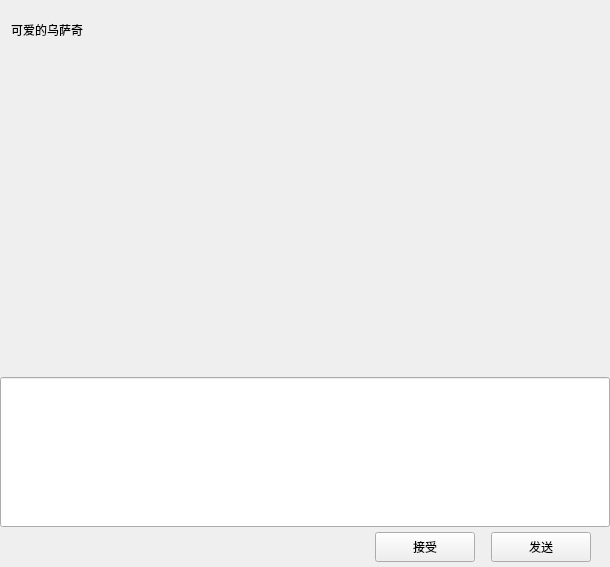
<?xml version="1.0" encoding="UTF-8"?>
<ui version="4.0">
 <class>ChatPage</class>
 <widget class="QWidget" name="ChatPage">
  <property name="geometry">
   <rect>
    <x>0</x>
    <y>0</y>
    <width>610</width>
    <height>567</height>
   </rect>
  </property>
  <property name="windowTitle">
   <string>Form</string>
  </property>
  <layout class="QVBoxLayout" name="verticalLayout">
   <property name="leftMargin">
    <number>0</number>
   </property>
   <property name="topMargin">
    <number>0</number>
   </property>
   <property name="rightMargin">
    <number>0</number>
   </property>
   <property name="bottomMargin">
    <number>0</number>
   </property>
   <item>
    <widget class="QWidget" name="chat_data_wid" native="true">
     <layout class="QVBoxLayout" name="verticalLayout_4">
      <property name="spacing">
       <number>0</number>
      </property>
      <property name="leftMargin">
       <number>0</number>
      </property>
      <property name="topMargin">
       <number>0</number>
      </property>
      <property name="rightMargin">
       <number>0</number>
      </property>
      <property name="bottomMargin">
       <number>0</number>
      </property>
      <item>
       <widget class="QWidget" name="title_wid" native="true">
        <property name="minimumSize">
         <size>
          <width>0</width>
          <height>60</height>
         </size>
        </property>
        <property name="maximumSize">
         <size>
          <width>16777215</width>
          <height>60</height>
         </size>
        </property>
        <layout class="QVBoxLayout" name="verticalLayout_5">
         <property name="topMargin">
          <number>2</number>
         </property>
         <property name="rightMargin">
          <number>2</number>
         </property>
         <property name="bottomMargin">
          <number>2</number>
         </property>
         <item>
          <widget class="QWidget" name="widget_2" native="true">
           <layout class="QHBoxLayout" name="horizontalLayout">
            <property name="leftMargin">
             <number>2</number>
            </property>
            <property name="topMargin">
             <number>2</number>
            </property>
            <property name="rightMargin">
             <number>2</number>
            </property>
            <property name="bottomMargin">
             <number>2</number>
            </property>
            <item>
             <widget class="QLabel" name="title_lb">
              <property name="text">
               <string>可爱的乌萨奇</string>
              </property>
             </widget>
            </item>
           </layout>
          </widget>
         </item>
        </layout>
       </widget>
      </item>
      <item>
       <widget class="ChatView" name="chat_data_list" native="true"/>
      </item>
      <item>
       <widget class="QWidget" name="tool_wid" native="true">
        <property name="minimumSize">
         <size>
          <width>0</width>
          <height>40</height>
         </size>
        </property>
        <property name="maximumSize">
         <size>
          <width>16777215</width>
          <height>40</height>
         </size>
        </property>
        <layout class="QHBoxLayout" name="horizontalLayout_3">
         <property name="leftMargin">
          <number>2</number>
         </property>
         <property name="topMargin">
          <number>2</number>
         </property>
         <property name="rightMargin">
          <number>2</number>
         </property>
         <property name="bottomMargin">
          <number>7</number>
         </property>
         <item>
          <spacer name="horizontalSpacer_2">
           <property name="orientation">
            <enum>Qt::Orientation::Horizontal</enum>
           </property>
           <property name="sizeType">
            <enum>QSizePolicy::Policy::Fixed</enum>
           </property>
           <property name="sizeHint" stdset="0">
            <size>
             <width>5</width>
             <height>20</height>
            </size>
           </property>
          </spacer>
         </item>
         <item>
          <widget class="ClickedLabel" name="emo_lb">
           <property name="minimumSize">
            <size>
             <width>25</width>
             <height>25</height>
            </size>
           </property>
           <property name="maximumSize">
            <size>
             <width>25</width>
             <height>25</height>
            </size>
           </property>
           <property name="text">
            <string/>
           </property>
          </widget>
         </item>
         <item>
          <spacer name="horizontalSpacer_4">
           <property name="orientation">
            <enum>Qt::Orientation::Horizontal</enum>
           </property>
           <property name="sizeType">
            <enum>QSizePolicy::Policy::Fixed</enum>
           </property>
           <property name="sizeHint" stdset="0">
            <size>
             <width>5</width>
             <height>20</height>
            </size>
           </property>
          </spacer>
         </item>
         <item>
          <widget class="ClickedLabel" name="file_lb">
           <property name="minimumSize">
            <size>
             <width>25</width>
             <height>25</height>
            </size>
           </property>
           <property name="maximumSize">
            <size>
             <width>25</width>
             <height>25</height>
            </size>
           </property>
           <property name="text">
            <string/>
           </property>
          </widget>
         </item>
         <item>
          <spacer name="horizontalSpacer_3">
           <property name="orientation">
            <enum>Qt::Orientation::Horizontal</enum>
           </property>
           <property name="sizeHint" stdset="0">
            <size>
             <width>40</width>
             <height>20</height>
            </size>
           </property>
          </spacer>
         </item>
        </layout>
       </widget>
      </item>
      <item>
       <widget class="MessageTextEdit" name="chatEdit">
        <property name="minimumSize">
         <size>
          <width>0</width>
          <height>150</height>
         </size>
        </property>
        <property name="maximumSize">
         <size>
          <width>16777215</width>
          <height>150</height>
         </size>
        </property>
       </widget>
      </item>
      <item>
       <widget class="QWidget" name="send_wid" native="true">
        <property name="minimumSize">
         <size>
          <width>0</width>
          <height>40</height>
         </size>
        </property>
        <property name="maximumSize">
         <size>
          <width>16777215</width>
          <height>40</height>
         </size>
        </property>
        <layout class="QHBoxLayout" name="horizontalLayout_4">
         <property name="topMargin">
          <number>2</number>
         </property>
         <property name="bottomMargin">
          <number>2</number>
         </property>
         <item>
          <spacer name="horizontalSpacer_5">
           <property name="orientation">
            <enum>Qt::Orientation::Horizontal</enum>
           </property>
           <property name="sizeHint" stdset="0">
            <size>
             <width>40</width>
             <height>20</height>
            </size>
           </property>
          </spacer>
         </item>
         <item>
          <widget class="ClickedBtn" name="receive_btn">
           <property name="minimumSize">
            <size>
             <width>100</width>
             <height>30</height>
            </size>
           </property>
           <property name="maximumSize">
            <size>
             <width>100</width>
             <height>30</height>
            </size>
           </property>
           <property name="text">
            <string>接受</string>
           </property>
          </widget>
         </item>
         <item>
          <spacer name="horizontalSpacer_7">
           <property name="orientation">
            <enum>Qt::Orientation::Horizontal</enum>
           </property>
           <property name="sizeType">
            <enum>QSizePolicy::Policy::Fixed</enum>
           </property>
           <property name="sizeHint" stdset="0">
            <size>
             <width>10</width>
             <height>20</height>
            </size>
           </property>
          </spacer>
         </item>
         <item>
          <widget class="ClickedBtn" name="send_btn">
           <property name="minimumSize">
            <size>
             <width>100</width>
             <height>30</height>
            </size>
           </property>
           <property name="maximumSize">
            <size>
             <width>100</width>
             <height>30</height>
            </size>
           </property>
           <property name="text">
            <string>发送</string>
           </property>
          </widget>
         </item>
         <item>
          <spacer name="horizontalSpacer_6">
           <property name="orientation">
            <enum>Qt::Orientation::Horizontal</enum>
           </property>
           <property name="sizeType">
            <enum>QSizePolicy::Policy::Fixed</enum>
           </property>
           <property name="sizeHint" stdset="0">
            <size>
             <width>10</width>
             <height>20</height>
            </size>
           </property>
          </spacer>
         </item>
        </layout>
       </widget>
      </item>
     </layout>
    </widget>
   </item>
  </layout>
 </widget>
 <customwidgets>
  <customwidget>
   <class>ClickedBtn</class>
   <extends>QPushButton</extends>
   <header location="global">clickedbtn.h</header>
  </customwidget>
  <customwidget>
   <class>ClickedLabel</class>
   <extends>QLabel</extends>
   <header location="global">clickedlabel.h</header>
  </customwidget>
  <customwidget>
   <class>ChatView</class>
   <extends>QWidget</extends>
   <header location="global">chatview.h</header>
   <container>1</container>
  </customwidget>
  <customwidget>
   <class>MessageTextEdit</class>
   <extends>QLineEdit</extends>
   <header location="global">messagetextedit.h</header>
  </customwidget>
 </customwidgets>
 <resources/>
 <connections/>
</ui>
